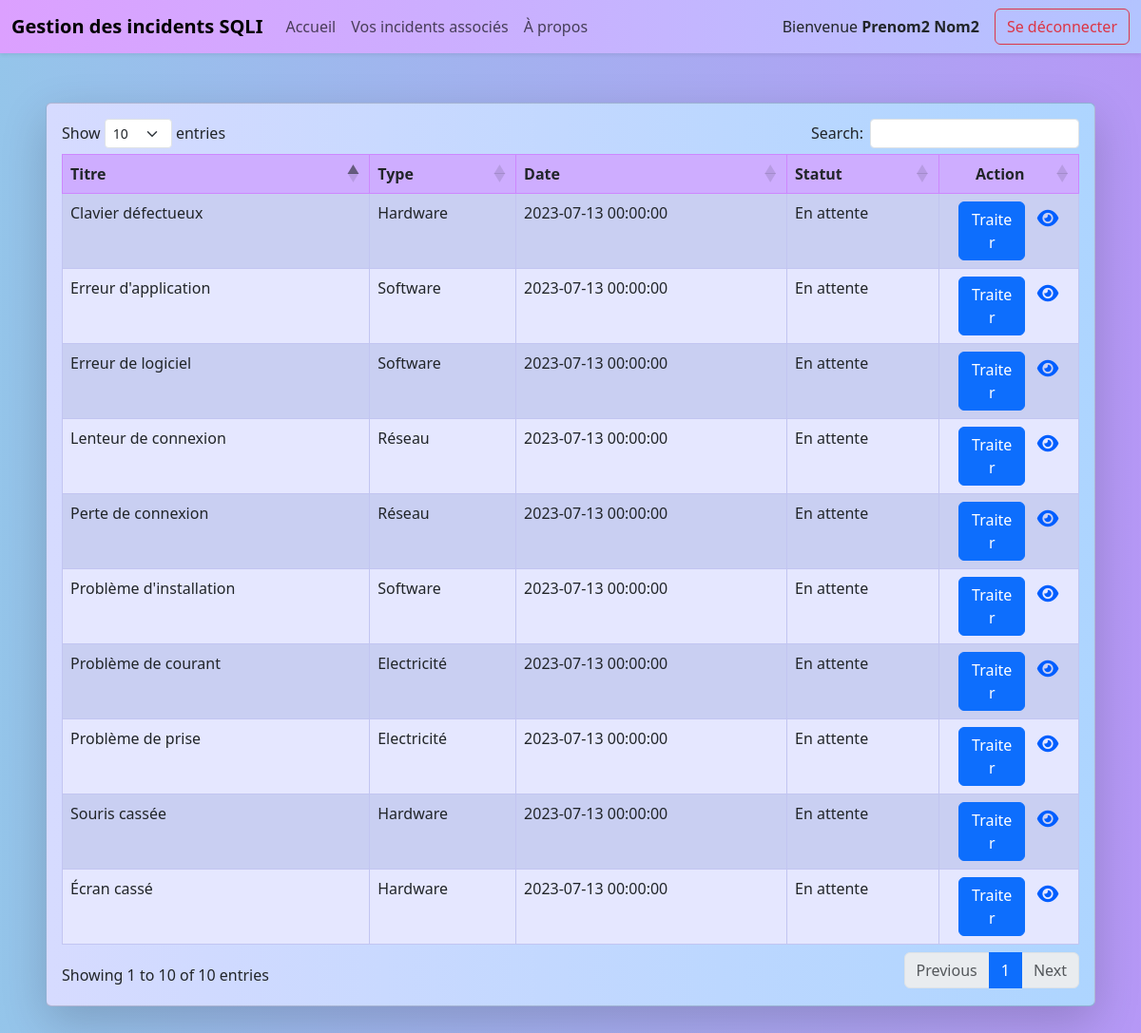
The app's page /src/views/Technicien/AccueilTechnicien.php (signed in) with its own data.
### tables this page shows
CREATE TABLE incidents (
    id INTEGER PRIMARY KEY AUTO_INCREMENT,
    type VARCHAR(50) NOT NULL,
    titre VARCHAR(255) NOT NULL,
    description TEXT,
    date DATETIME NOT NULL,
    id_collaborateur INTEGER NOT NULL,
    id_technicien INTEGER,
    statut ENUM('En attente', 'En cours', 'Traité', 'Fermé'),
    last_message_sender ENUM('collaborateur', 'technicien'),
    last_message_was_seen bool DEFAULT false,
    FOREIGN KEY (id_collaborateur) REFERENCES utilisateurs(id),
    FOREIGN KEY (id_technicien) REFERENCES utilisateurs(id)
);

### src/models/Incident.php (called while the page is built, shortened)
<?php
require_once $_SERVER["DOCUMENT_ROOT"] . '/src/config/dbconfig.php';
class Incident {
    public static function getAllIncidents()
    {
        global $db;
        $stmt = $db->prepare('SELECT * FROM incidents');
        $stmt->execute([]);
        $arr = [];
        while ($row = $stmt->fetch(PDO::FETCH_ASSOC)) {
            $arr[] = $row;
        }
        return $arr;
    }
}

### src/views/Technicien/AccueilTechnicien.php (the view, shortened to what this page needs)
<?php
$userID = $_SESSION['id'];
require_once '../../models/Incident.php';
?>
<!doctype html>
<html lang="en">
<head>
    <link href="https://cdn.jsdelivr.net/npm/bootstrap@5.3.0/dist/css/bootstrap.min.css" rel="stylesheet">
    <link rel="stylesheet" href="../../css/backgroundStyle.css">
    <link rel="stylesheet" href="https://cdnjs.cloudflare.com/ajax/libs/twitter-bootstrap/5.3.0/css/bootstrap.min.css">
    <link rel="stylesheet" href="https://cdn.datatables.net/1.13.5/css/dataTables.bootstrap5.min.css">
</head>
<body>
    <?php include 'navbarTechnicien.php'; ?>
    <div class="container-fluid mt-1 p-5">
        <div class="card shadow-lg">
            <div class="card-body">
                <table class="table table-striped table-bordered table-hover" id="table">
                    <thead>
                    <tr>
                        <th>Titre</th>
                        <th>Type</th>
                        <th>Date</th>
                        <th>Statut</th>
                        <th class="last-column text-center">Action</th>
                    </tr>
                    </thead>
                    <tbody>
                    <?php
                    if (isset($_GET['data']) && $_GET['data'] == 'some') {
                        $incidents = Incident::getAssociatedIncidents($userID);
                    }
                    elseif (isset($_GET['data']) && $_GET['data'] == 'all') {
                        $incidents = Incident::getAllIncidents();
                    }
                    elseif (!isset($_GET['data'])) {
                        $incidents = Incident::getAllIncidents();
                    }
                    foreach ($incidents as $incident) {
                        $incidentID = $incident["id"];
                        echo '<tr>';
                        echo '<td>' . $incident['titre'] . '</td>';
                        echo '<td>' . $incident['type'] . '</td>';
                        echo '<td>' . $incident['date'] . '</td>';
                        echo '<td>' . $incident['statut'] . '</td>';
                        echo '<td class="last-column d-flex justify-content-evenly flex-wrap">';
                        if ($incident['statut'] == 'En attente') {
                            echo "<a href='../../controllers/IncidentController.php?action=traiter&id=$incidentID' class='btn btn-primary'>Traiter</a>";
                        } elseif ($incident['statut'] == 'En cours' && $incident['id_technicien'] == $userID) {
                            echo "<a href='../../controllers/IncidentController.php?action=finir&id=$incidentID' class='btn btn-success'>Finir</a>";
                        }
                        echo "<a href='../../controllers/IncidentController.php?action=view&id=$incidentID' class='hover-up'><i class='fa-solid fa-eye fa-lg align-middle pt-2' style='color: #005eff;'></i></a>";
                        echo '</td>';
                        echo '</tr>';
                    }
                    ?>
                    </tbody>
                </table>
            </div>
        </div>
    </div>
</body>
</html>

### src/views/Technicien/navbarTechnicien.php (shortened to what this page needs)
<?php
if (! (isset($viewsPath) && isset($controllersPath))) {
    $viewsPath = '../';
    $controllersPath = '../../controllers/';
}
?>
<nav class="navbar navbar-expand-lg bg-light sticky-top shadow-sm">
    <div class="container-fluid">
        <a class="navbar-brand fw-bold" href="<?php echo $viewsPath . 'Technicien/AccueilTechnicien.php?data=all'; ?>">Gestion des incidents SQLI</a>
        <div class="collapse navbar-collapse" id="navbarNavAltMarkup">
            <div class="navbar-nav">
                <a class="nav-link" aria-current="page" href="<?php echo $viewsPath . 'Technicien/AccueilTechnicien.php?data=all'; ?>">Accueil</a>
                <a class="nav-link" href="<?php echo $viewsPath . 'Technicien/AccueilTechnicien.php?data=some'; ?>">Vos incidents associés</a>
                <a class="nav-link" href="#">À propos</a>
            </div>
        </div>
        <div class="pe-3">Bienvenue <strong><?php echo $_SESSION['prenom'] .' '. $_SESSION['nom']; ?></strong></div>
        <div>
            <a href="<?php echo $controllersPath . 'LoginController.php?action=logout'; ?>" class="btn btn-outline-danger">Se déconnecter</a>
        </div>
    </div>
</nav>

### src/css/backgroundStyle.css (style rules this page uses)
.nav-link { transition: 50ms border-bottom-width; }
.navbar { background: #b3c4ff; background: -webkit-linear-gradient(to right, #dca0ff, #b3c4ff); background: linear-gradient(to right, #dca0ff, #b3c4ff); }
body { background: hsla(259, 84%, 78%, 1); background: linear-gradient(180deg, hsla(259, 84%, 78%, 1) 0%, hsla(206, 67%, 75%, 1) 100%); background: -moz-linear-gradient(180deg, hsla(259, 84%, 78%, 1) 0%, hsla(206, 67%, 75%, 1) 100%); background: -webkit-linear-gradient(180deg, hsla(259, 84%, 78%, 1) 0%, hsla(206, 67%, 75%, 1) 100%); }
.odd td { background-color: rgb(212, 218, 255) !important; }
.even td { background-color: rgb(229, 231, 255) !important; }
.card { background: linear-gradient(90deg, hsl(233, 100%, 92%) 0%, hsl(211, 100%, 84%) 100%); }
thead th { background-color: #ceadff !important; }
td { border-color: #c2c5f1 !important; }
th { border-color: rgba(205, 114, 253, 0.62) !important; }

### src/views/Technicien/AccueilTechnicien.php (style rules this page uses)
td a:first-child { width: 70px; }
.hover-up { transition: transform .3s ease-out; }

### records on screen
incidents: titre "Problème de courant", type "Electricité", date "2023-07-13 00:00:00", statut "En attente"
incidents: titre "Perte de connexion", type "Réseau", date "2023-07-13 00:00:00", statut "En attente"
incidents: titre "Écran cassé", type "Hardware", date "2023-07-13 00:00:00", statut "En attente"
incidents: titre "Erreur de logiciel", type "Software", date "2023-07-13 00:00:00", statut "En attente"
incidents: titre "Problème de prise", type "Electricité", date "2023-07-13 00:00:00", statut "En attente"
incidents: titre "Lenteur de connexion", type "Réseau", date "2023-07-13 00:00:00", statut "En attente"
incidents: titre "Clavier défectueux", type "Hardware", date "2023-07-13 00:00:00", statut "En attente"
incidents: titre "Erreur d'application", type "Software", date "2023-07-13 00:00:00", statut "En attente"
incidents: titre "Souris cassée", type "Hardware", date "2023-07-13 00:00:00", statut "En attente"
incidents: titre "Problème d'installation", type "Software", date "2023-07-13 00:00:00", statut "En attente"

### other values on screen
$_SESSION['prenom'] "Prenom2"
$_SESSION['nom'] "Nom2"
